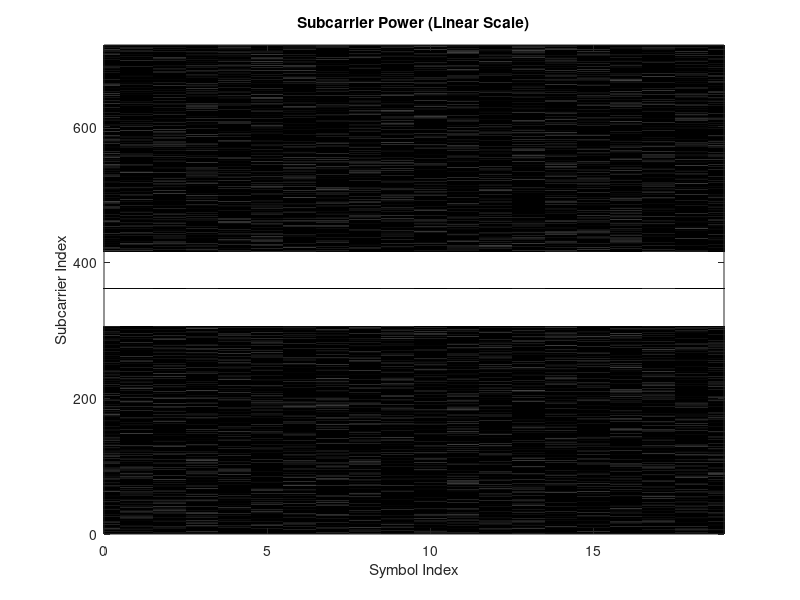

MATLAB code for this plot: (Note: this script raises an error after producing the figure.)
clc
clear
close all 
% Parameters
ifft_size = 720;           % FFT size
cp_length = 80;
Ld = ifft_size;
Ls = Ld + cp_length;
num_symbols = 20;
mod_order = 4;             % QPSK
dc_index = ifft_size / 2 + 1;

% Active subcarriers
% lower_edge = 267;
% upper_edge = 375;

% active_subcarriers = lower_edge:upper_edge;
% % Explicitly remove DC subcarrier
% active_subcarriers(active_subcarriers == dc_index) = [];
% % Number of active subcarriers
% num_active = length(active_subcarriers);

% Number of active subcarriers
num_active = 109;
half = floor(num_active / 2);
active_subcarriers = (dc_index - half):(dc_index + half);  % symmetrical around DC
active_subcarriers(active_subcarriers == dc_index) = [];   % remove DC


% Generate random QPSK data
bits_per_symbol = log2(mod_order);
total_bits = num_active * num_symbols * bits_per_symbol;
bits = randi([0 1], total_bits, 1);
symbols = reshape(bits, [], bits_per_symbol);
qpsk_data = (2 * symbols(:,1) - 1) + 1j * (2 * symbols(:,2) - 1);
qpsk_data = qpsk_data / sqrt(2);  % Normalized QPSK

% OFDM Signal generation
ofdm_signal = [];
symbol_matrix = zeros(num_symbols, ifft_size);

% ==== Define and Generate a Known QPSK Preamble ====
num_preamble = 1;

% Ensure num_active is consistent with active_subcarriers length
num_active = length(active_subcarriers);  % Derived from subcarrier indices

% Generate QPSK bits for the preamble (2 bits per symbol)
preamble_bits = randi([0 1], num_active * 2, 1);
preamble_symbols = reshape(preamble_bits, [], 2);
preamble_qpsk = (2 * preamble_symbols(:,1) - 1) + 1j * (2 * preamble_symbols(:,2) - 1);
preamble_qpsk = preamble_qpsk / sqrt(2);  % Normalize QPSK power

% Create frequency-domain vector and assign preamble symbols
repeat_freq_data = zeros(ifft_size, 1);
repeat_freq_data(active_subcarriers) = preamble_qpsk;
repeat_freq_data(dc_index) = 0;  % Explicitly null the DC

% ==== Generate remaining random OFDM symbols ====
for i = 1:num_symbols
    freq_data = zeros(ifft_size, 1);

    idx_start = (i - 1) * num_active + 1;
    idx_end = i * num_active;
    this_symbol = qpsk_data(idx_start:idx_end);

    freq_data(active_subcarriers) = this_symbol;  % Map to subcarriers
    freq_data(dc_index) = 0;                      % Explicit DC null

    symbol_matrix(i, :) = freq_data;              % For visualization

    time_data = ifft(ifftshift(freq_data)) * sqrt(ifft_size);  % ✅ correct

    cp = time_data(end - cp_length + 1 : end);
    ofdm_symbol = [cp; time_data];
    ofdm_signal = [ofdm_signal; ofdm_symbol];
end

% Normalize final signal to max amplitude = 3
ofdm_signal = ofdm_signal / sqrt(mean(abs(ofdm_signal).^2));  % Normalize to unit power

% % Padding
% left_pad = 600;
% right_pad = 1000;
% noise_std = 0.01;
% noise_before = noise_std * (randn(left_pad,1) + 1j*randn(left_pad,1));
% noise_after  = noise_std * (randn(right_pad,1) + 1j*randn(right_pad,1));
% % final_signal = [noise_before; ofdm_signal; noise_after];


% Desired in-band SNR control
signal_power = mean(abs(ofdm_signal).^2);
target_snr_db = 25;  % e.g., 20 dB SNR
target_snr_linear = 10^(target_snr_db/10);
noise_power = signal_power / target_snr_linear;

% Add in-band noise
% Set stronger noise level
noise_snr_db = 30;  % Try 5 or 10 dB SNR for visible noise floor
signal_power = mean(abs(ofdm_signal).^2);
noise_power = signal_power / (10^(noise_snr_db/10));

% Add broadband complex Gaussian noise
inband_noise = sqrt(noise_power/2) * (randn(length(ofdm_signal),1) + 1j*randn(length(ofdm_signal),1));
ofdm_signal_noisy = ofdm_signal + inband_noise;

% Add noise padding before and after
left_pad = 600;
right_pad = 1000;
noise_std = sqrt(noise_power);
noise_before = noise_std * (randn(left_pad,1) + 1j*randn(left_pad,1));
noise_after  = noise_std * (randn(right_pad,1) + 1j*randn(right_pad,1));

% Final signal
final_signal = [noise_before; ofdm_signal_noisy; noise_after];


% Save
save('realistic_ofdm_with_guardbands.mat', 'final_signal');

% === Visualization: Subcarrier Power ===
% Remove CP and reshape
X_matrix = reshape(ofdm_signal_noisy, Ls, []).';
X_no_cp = X_matrix(:, cp_length+1:end);
X_fft = fft(X_no_cp, [], 2);
X_fft_shifted = fftshift(X_fft, 2);
power_matrix = abs(X_fft_shifted).^2;

% Reshape OFDM symbols
num_symbols_actual = length(ofdm_signal) / Ls;
X_matrix = reshape(ofdm_signal_noisy, Ls, num_symbols_actual).';

% Remove CP
X_no_cp = X_matrix(:, cp_length+1:end);  % shape: [num_symbols, Ld]

% FFT of each symbol
X_fft = fftshift(fft(X_no_cp, [], 2), 2);  % shape: [num_symbols, Ld]
power_matrix = abs(X_fft).^2;             % shape: [num_symbols, Ld]

% Pad to full subcarrier length (optional)
full_power = zeros(num_symbols_actual, ifft_size);
full_power(:, :) = power_matrix;  % Since Ld = ifft_size

% Plot
figure;
power_db = 10*log10(power_matrix + 1e-12);  % avoid log(0)
imagesc(0:num_symbols-1, 1:ifft_size, power_db.');
colormap(jet);  % better dynamic color range
caxis([max(power_db(:)) - 40, max(power_db(:))]);  % show 40 dB range
axis xy;
colormap(gray);
title('Subcarrier Power (Linear Scale)');
xlabel('Symbol Index');
ylabel('Subcarrier Index');
hold on;
% yline(upper_edge, 'r--', 'Subcarrier 375');
% yline(lower_edge, 'r--', 'Subcarrier 267');
xlim([0 num_symbols_actual - 1]);
ylim([0 ifft_size]);
legend('Guard Band Limits');

N = length(final_signal);

% Define maximum lag to compute autocorrelation
max_lag = floor(N/2);

% Compute autocorrelation at different lags (shifts)
[Rxx, lags] = xcorr(final_signal, max_lag, 'coeff');

% Consider only positive lags
Rxx_positive = Rxx(lags >= 0);
lags_positive = lags(lags >= 0);

% Plotting Autocorrelation
figure;
plot(lags_positive, abs(Rxx_positive));
title('Autocorrelation of the Received Signal');
xlabel('Lag');
ylabel('Autocorrelation Coefficient');

freq_axis = -ifft_size/2 : ifft_size/2 - 1;

avg_power = mean(abs(X_fft_shifted).^2, 1);  % average over symbols


% Plot average PSD
avg_power = mean(power_matrix, 1);
freq_axis = -ifft_size/2 : ifft_size/2 - 1;
figure;
plot(freq_axis, avg_power, 'LineWidth', 1.2);
xlabel('Subcarrier Index (centered)');
ylabel('Power');
title('Power Spectrum of OFDM with Noise Floor');
grid on;

figure 
plot(abs(final_signal));
